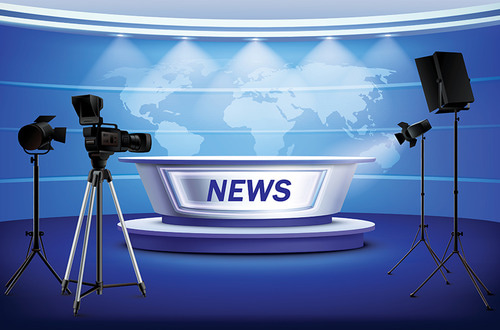
#> input picture img/NewsDesk.jpg, 500 x 330 px
$ python project.py
#> lines starting #> are read from the running program, lines starting #| are printed output that depends on the picture; after the words box and inside, x2 and y2 are one past the last pixel; in counts of white or black regions, pixels touching at a corner belong together
import cv2
import numpy as np

# 1. 이미지 불러오기
bg = cv2.imread('../img/NewsDesk.jpg')  # 배경
#> bg is the input picture: shape (330, 500, 3); mean B, G, R 168.5, 119.1, 93.2
cat = cv2.imread('../img/StandingCat.jpg')  # 고양이
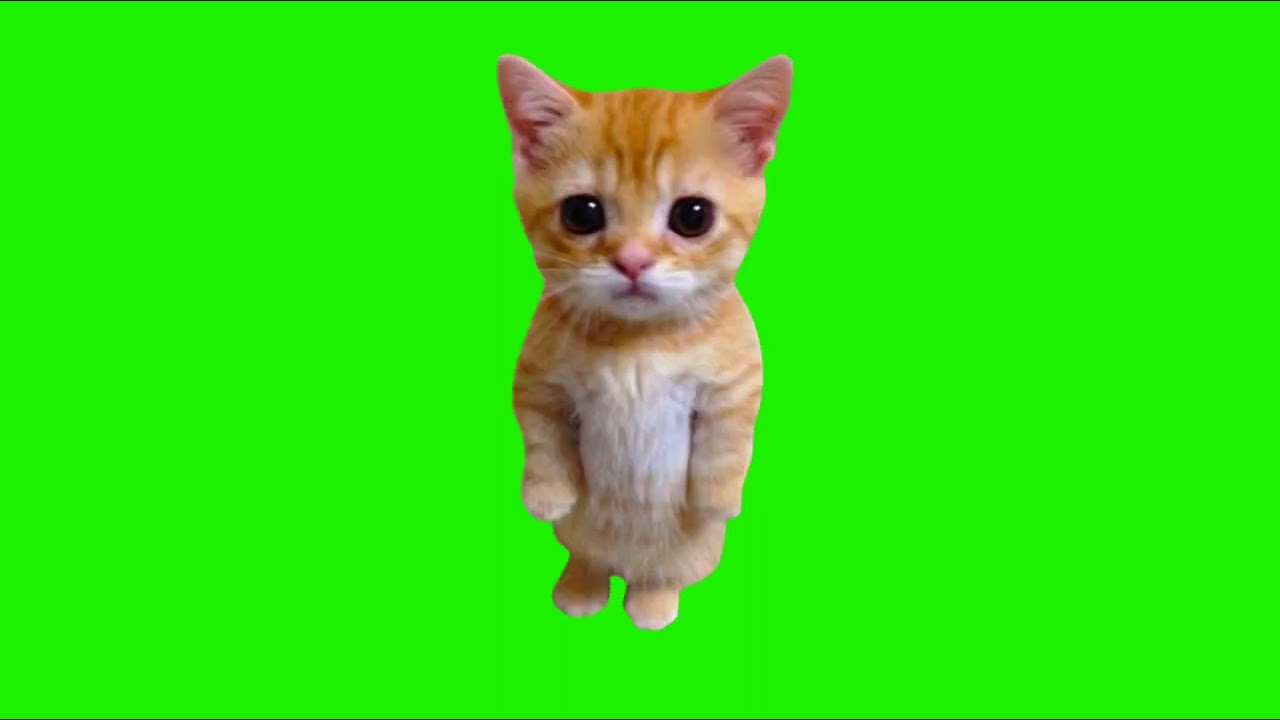
#> input picture img/StandingCat.jpg, 1280 x 720 px
#> cat is the input picture: shape (720, 1280, 3); mean B, G, R 14, 225.8, 46.3


# 2. 고양이 이미지 비율 유지하며 리사이즈
target_width = 200
scale_ratio = target_width / cat.shape[1]
#> scale_ratio = 0.156
target_height = int(cat.shape[0] * scale_ratio)
#> target_height = 112
cat = cv2.resize(cat, (target_width, target_height))  # 비율 유지
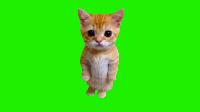
#> cat: shape (112, 200, 3); mean B, G, R 13.9, 226.4, 46.3

# 3. 크로마키 마스크 (초록색 제거)
hsv = cv2.cvtColor(cat, cv2.COLOR_BGR2HSV)
#> hsv: shape (112, 200, 3); mean H, S, V 52.7, 234.2, 230.6
lower_green = np.array([35, 40, 40])
upper_green = np.array([85, 255, 255])
mask = cv2.inRange(hsv, lower_green, upper_green)
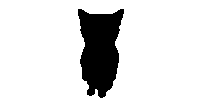
#> mask: shape (112, 200); 87.3% white; 1 black region, box (x1, y1, x2, y2) and area: (78, 9, 124, 98) 2842
mask_inv = cv2.bitwise_not(mask)
cat_fg = cv2.bitwise_and(cat, cat, mask=mask_inv)
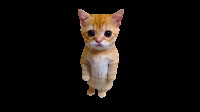
#> cat_fg: shape (112, 200, 3); mean B, G, R 13.4, 16.4, 20.5

# 4. 고양이 위치 설정 (중앙 뉴스데스크 위)
x_offset = (bg.shape[1] - target_width) // 2
#> x_offset = 150
y_offset = 60

# ROI 설정 및 마스크 적용
roi = bg[y_offset:y_offset + target_height, x_offset:x_offset + target_width]
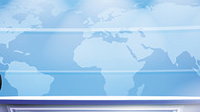
#> roi: shape (112, 200, 3); mean B, G, R 232.3, 200.7, 163.4
bg_masked = cv2.bitwise_and(roi, roi, mask=mask)
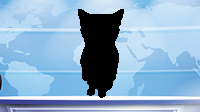
#> bg_masked: shape (112, 200, 3); mean B, G, R 201.6, 173.4, 140.8
combined = cv2.add(bg_masked, cat_fg)
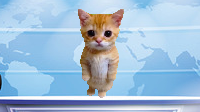
#> combined: shape (112, 200, 3); mean B, G, R 215, 189.8, 161.3
bg[y_offset:y_offset + target_height, x_offset:x_offset + target_width] = combined

# 5. 결과 출력
cv2.imshow('cat_news', bg)
cv2.waitKey(0)
cv2.destroyAllWindows()
